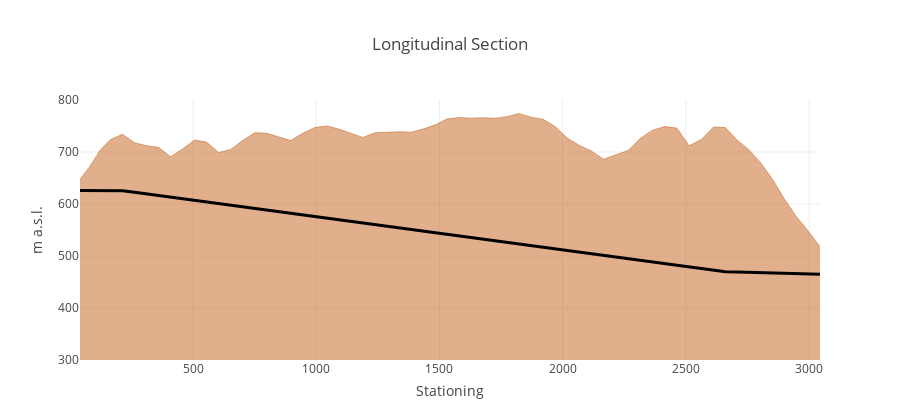
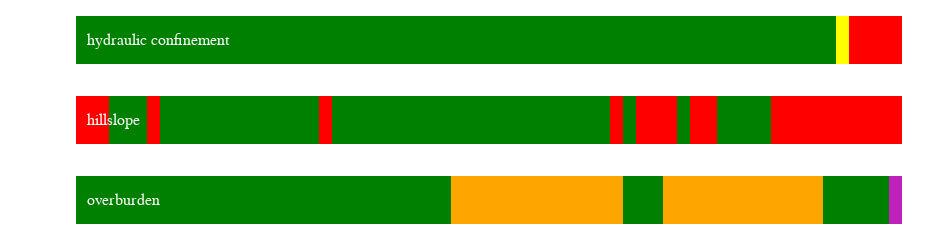

Notebook source saved alongside these figures, in order:
### Code cell
z_dtm_align = go.Scatter(
    x=alignment_stationed_df['distance_stat_sum'].tolist(),
    y=alignment_stationed_df['z_dtm_align'].tolist(),
    name = "Terrain",
    mode='lines',
    line=dict(width=0.5,
              color='rgb(196, 97, 26)'),
    fill='tonexty'
)

z_align_line = go.Scatter(
    x=alignment_stationed_df['distance_stat_sum'].tolist(),
    y=alignment_stationed_df['z_align'].tolist(),
    line=dict(width=3,
              color='rgb(0, 0, 0)'),
    name ="Tunnel"
)

data = [z_dtm_align, z_align_line]

layout = go.Layout(
    title='Longitudinal Section',
    showlegend=False,
    xaxis=dict(
        title= "Stationing",
    ),
    yaxis=dict(
        title = "m a.s.l.",
        range = [300,800]  #nees a procedure to automate this
    ),
    margin=dict(
        #l=50,
        b=40
    ),
    height=400,
)

fig = go.Figure(data=data, layout=layout)
plotly.offline.iplot(fig, show_link=False, filename='stacked-area-plot')



# initialize variables 
x_data = []
y_data = []
traces = []
annotations = []

fs = buffer_all_df_sel['FS'].tolist(),
c_fs = []
for i in range(len(buffer_all_df_sel.index)):
    if fs[0][i] <= 1.4:
        c_fs.append('red')
    elif 1.4 < fs[0][i] < 1.8:
        c_fs.append('yellow')
    else:
        c_fs.append('green')
slope = buffer_all_df_sel['slope'].tolist(),
c_slope = []
for i in range(len(buffer_all_df_sel.index)):
    if slope[0][i] > 30:
        c_slope.append('red')
    else:
        c_slope.append('green')        
h = buffer_all_df_sel['h'].tolist(),
c_h = []
for i in range(len(buffer_all_df_sel.index)):
    if h[0][i] > 200:
        c_h.append('orange')
    elif 15 < h[0][i] < 40:
        c_h.append('yellow')        
    elif h[0][i] <= 15:
        c_h.append('rgb(191, 34, 186)')
    else:
        c_h.append('green')        

x_data = [buffer_all_df_sel['dist_stat'].tolist(),
          buffer_all_df_sel['dist_stat'].tolist(),
          buffer_all_df_sel['dist_stat'].tolist()]

y_data = ['overburden',
          #'hillslope',
          'geology (mock-up)',
          'hydraulic confinement']

for i in range(0, len(x_data[0])):
    n = 0
    for xd, yd in zip(x_data, y_data):
        n = n +1
        if n == 1:
            traces.append(go.Bar(
                x=[xd[i]],
                y=[yd],
                width = 0.6,
                orientation='h',
                marker=dict(
                    color = c_h[i],
                ),
                hoverinfo = 'none',
            ))
        elif n == 2:
            traces.append(go.Bar(
                x=[xd[i]],
                y=[yd],
                width = 0.6,
                orientation='h',
                marker=dict(
                    color = c_slope[i],
                ),
                hoverinfo = 'none',
            ))            
        elif n == 3:
            traces.append(go.Bar(
                x=[xd[i]],
                y=[yd],
                width = 0.6,
                orientation='h',
                marker=dict(
                    color = c_fs[i],
                ),
                hoverinfo = 'none',
            ))            
        
layout = go.Layout(
    xaxis=dict(
        showgrid=False,
        showline=False,
        showticklabels=False,
        zeroline=False,
        domain=[0.08, 1]  #horizontal extent of bar
    ),
    yaxis=dict(
        showgrid=False,
        showline=False,
        showticklabels=False,
        zeroline=False,
    ),
    barmode='stack',
    #paper_bgcolor='rgb(248, 248, 255)',
    #plot_bgcolor='rgb(248, 248, 255)',
    margin=dict(
        l=0,
        r=0,
        t=0,
        b=0
    ),
    showlegend=False,
    width=945,
    height=105,
)

for yd, xd in zip(y_data, x_data):
    # labeling the y-axis
    annotations.append(dict(xref='paper', yref='y',
                            x=0.09, y=yd, #x is position of text
                            xanchor='left',
                            text=str(yd),
                            font=dict(family='Arial', size=16,
                                      #color='rgb(67, 67, 67)'),
                                      color='white'),
                            showarrow=False, align='left'))
layout['annotations'] = annotations

fig = go.Figure(data=traces, layout=layout)
plotly.offline.iplot(fig, show_link=False, config=dict(displayModeBar=False), filename='bar-colorscale')

### Figure 1 — Plotly figure (JSON) as saved in the notebook; plotly's stock layout.template omitted (floating-point values rounded to 4 significant figures)
{"data": [{"fill": "tonexty", "line": {"color": "rgb(196, 97, 26)", "width": 0.5}, "mode": "lines", "name": "Terrain", "type": "scatter", "x": [41.24, 82.48, 123.7, 165.0, 213.7, 262.5, 311.3, 360.0, 408.8, 457.6, 506.3, 555.1, 603.9, 652.6, 701.4, 750.1, 798.9, 847.7, 896.4, 945.2, 994.0, 1043.0, 1092.0, 1140.0, 1189.0, 1238.0, 1287.0, 1335.0, 1384.0, 1433.0, 1482.0, 1530.0, 1579.0, 1628.0, 1677.0, 1725.0, 1774.0, 1823.0, 1872.0, 1921.0, 1969.0, 2018.0, 2067.0, 2116.0, 2166.0, 2216.0, 2265.0, 2315.0, 2364.0, 2414.0, 2464.0, 2513.0, 2563.0, 2612.0, 2660.0, 2708.0, 2756.0, 2804.0, 2852.0, 2900.0, 2948.0, 2996.0, 3044.0, null], "y": [647, 673, 704, 724, 734, 718, 712, 709, 691, 706, 723, 719, 699, 705, 722, 737, 736, 729, 722, 736, 747, 750.2, 744, 736, 728, 737, 738, 739, 738, 744, 752, 763.5, 766.3, 765, 766, 765, 768, 774, 767, 763, 749, 727, 713, 702, 686, 694, 703, 726, 742, 749, 746, 712, 724, 748, 747, 723, 704, 679, 647, 609, 576, 548, 518, 473]}, {"line": {"color": "rgb(0, 0, 0)", "width": 3}, "name": "Tunnel", "type": "scatter", "x": [41.24, 82.48, 123.7, 165.0, 213.7, 262.5, 311.3, 360.0, 408.8, 457.6, 506.3, 555.1, 603.9, 652.6, 701.4, 750.1, 798.9, 847.7, 896.4, 945.2, 994.0, 1043.0, 1092.0, 1140.0, 1189.0, 1238.0, 1287.0, 1335.0, 1384.0, 1433.0, 1482.0, 1530.0, 1579.0, 1628.0, 1677.0, 1725.0, 1774.0, 1823.0, 1872.0, 1921.0, 1969.0, 2018.0, 2067.0, 2116.0, 2166.0, 2216.0, 2265.0, 2315.0, 2364.0, 2414.0, 2464.0, 2513.0, 2563.0, 2612.0, 2660.0, 2708.0, 2756.0, 2804.0, 2852.0, 2900.0, 2948.0, 2996.0, 3044.0, null], "y": [625.9, 625.8, 625.7, 625.6, 625.5, 622.4, 619.3, 616.2, 613.1, 610.0, 606.9, 603.8, 600.7, 597.5, 594.4, 591.3, 588.2, 585.1, 582.0, 578.9, 575.8, 572.7, 569.6, 566.4, 563.3, 560.2, 557.1, 554.0, 550.9, 547.8, 544.7, 541.6, 538.4, 535.3, 532.2, 529.1, 526.0, 522.9, 519.8, 516.7, 513.6, 510.4, 507.3, 504.2, 501.1, 498.0, 494.8, 491.7, 488.6, 485.4, 482.3, 479.2, 476.0, 472.9, 469.8, 469.1, 468.5, 467.9, 467.3, 466.7, 466.1, 465.5, 464.8, 464.2]}], "layout": {"height": 400, "margin": {"b": 40}, "showlegend": false, "title": "Longitudinal Section", "xaxis": {"title": "Stationing"}, "yaxis": {"range": [300, 800], "title": "m a.s.l."}}}

### Figure 2 — Plotly figure (JSON) as saved in the notebook; plotly's stock layout.template omitted (floating-point values rounded to 4 significant figures)
{"data": [{"hoverinfo": "none", "marker": {"color": "yellow"}, "orientation": "h", "type": "bar", "width": 0.6, "x": [null], "y": ["overburden"]}, {"hoverinfo": "none", "marker": {"color": "red"}, "orientation": "h", "type": "bar", "width": 0.6, "x": [null], "y": ["hillslope"]}, {"hoverinfo": "none", "marker": {"color": "green"}, "orientation": "h", "type": "bar", "width": 0.6, "x": [null], "y": ["hydraulic confinement"]}, {"hoverinfo": "none", "marker": {"color": "green"}, "orientation": "h", "type": "bar", "width": 0.6, "x": [41.24], "y": ["overburden"]}, {"hoverinfo": "none", "marker": {"color": "red"}, "orientation": "h", "type": "bar", "width": 0.6, "x": [41.24], "y": ["hillslope"]}, {"hoverinfo": "none", "marker": {"color": "green"}, "orientation": "h", "type": "bar", "width": 0.6, "x": [41.24], "y": ["hydraulic confinement"]}, {"hoverinfo": "none", "marker": {"color": "green"}, "orientation": "h", "type": "bar", "width": 0.6, "x": [41.24], "y": ["overburden"]}, {"hoverinfo": "none", "marker": {"color": "red"}, "orientation": "h", "type": "bar", "width": 0.6, "x": [41.24], "y": ["hillslope"]}, {"hoverinfo": "none", "marker": {"color": "green"}, "orientation": "h", "type": "bar", "width": 0.6, "x": [41.24], "y": ["hydraulic confinement"]}, {"hoverinfo": "none", "marker": {"color": "green"}, "orientation": "h", "type": "bar", "width": 0.6, "x": [41.24], "y": ["overburden"]}, {"hoverinfo": "none", "marker": {"color": "red"}, "orientation": "h", "type": "bar", "width": 0.6, "x": [41.24], "y": ["hillslope"]}, {"hoverinfo": "none", "marker": {"color": "green"}, "orientation": "h", "type": "bar", "width": 0.6, "x": [41.24], "y": ["hydraulic confinement"]}, {"hoverinfo": "none", "marker": {"color": "green"}, "orientation": "h", "type": "bar", "width": 0.6, "x": [41.24], "y": ["overburden"]}, {"hoverinfo": "none", "marker": {"color": "green"}, "orientation": "h", "type": "bar", "width": 0.6, "x": [41.24], "y": ["hillslope"]}, {"hoverinfo": "none", "marker": {"color": "green"}, "orientation": "h", "type": "bar", "width": 0.6, "x": [41.24], "y": ["hydraulic confinement"]}, {"hoverinfo": "none", "marker": {"color": "green"}, "orientation": "h", "type": "bar", "width": 0.6, "x": [48.77], "y": ["overburden"]}, {"hoverinfo": "none", "marker": {"color": "green"}, "orientation": "h", "type": "bar", "width": 0.6, "x": [48.77], "y": ["hillslope"]}, {"hoverinfo": "none", "marker": {"color": "green"}, "orientation": "h", "type": "bar", "width": 0.6, "x": [48.77], "y": ["hydraulic confinement"]}, {"hoverinfo": "none", "marker": {"color": "green"}, "orientation": "h", "type": "bar", "width": 0.6, "x": [48.77], "y": ["overburden"]}, {"hoverinfo": "none", "marker": {"color": "green"}, "orientation": "h", "type": "bar", "width": 0.6, "x": [48.77], "y": ["hillslope"]}, {"hoverinfo": "none", "marker": {"color": "green"}, "orientation": "h", "type": "bar", "width": 0.6, "x": [48.77], "y": ["hydraulic confinement"]}, {"hoverinfo": "none", "marker": {"color": "green"}, "orientation": "h", "type": "bar", "width": 0.6, "x": [48.77], "y": ["overburden"]}, {"hoverinfo": "none", "marker": {"color": "red"}, "orientation": "h", "type": "bar", "width": 0.6, "x": [48.77], "y": ["hillslope"]}, {"hoverinfo": "none", "marker": {"color": "green"}, "orientation": "h", "type": "bar", "width": 0.6, "x": [48.77], "y": ["hydraulic confinement"]}, {"hoverinfo": "none", "marker": {"color": "green"}, "orientation": "h", "type": "bar", "width": 0.6, "x": [48.77], "y": ["overburden"]}, {"hoverinfo": "none", "marker": {"color": "green"}, "orientation": "h", "type": "bar", "width": 0.6, "x": [48.77], "y": ["hillslope"]}, {"hoverinfo": "none", "marker": {"color": "green"}, "orientation": "h", "type": "bar", "width": 0.6, "x": [48.77], "y": ["hydraulic confinement"]}, {"hoverinfo": "none", "marker": {"color": "green"}, "orientation": "h", "type": "bar", "width": 0.6, "x": [48.77], "y": ["overburden"]}, {"hoverinfo": "none", "marker": {"color": "green"}, "orientation": "h", "type": "bar", "width": 0.6, "x": [48.77], "y": ["hillslope"]}, {"hoverinfo": "none", "marker": {"color": "green"}, "orientation": "h", "type": "bar", "width": 0.6, "x": [48.77], "y": ["hydraulic confinement"]}, {"hoverinfo": "none", "marker": {"color": "green"}, "orientation": "h", "type": "bar", "width": 0.6, "x": [48.77], "y": ["overburden"]}, {"hoverinfo": "none", "marker": {"color": "green"}, "orientation": "h", "type": "bar", "width": 0.6, "x": [48.77], "y": ["hillslope"]}, {"hoverinfo": "none", "marker": {"color": "green"}, "orientation": "h", "type": "bar", "width": 0.6, "x": [48.77], "y": ["hydraulic confinement"]}, {"hoverinfo": "none", "marker": {"color": "green"}, "orientation": "h", "type": "bar", "width": 0.6, "x": [48.77], "y": ["overburden"]}, {"hoverinfo": "none", "marker": {"color": "green"}, "orientation": "h", "type": "bar", "width": 0.6, "x": [48.77], "y": ["hillslope"]}, {"hoverinfo": "none", "marker": {"color": "green"}, "orientation": "h", "type": "bar", "width": 0.6, "x": [48.77], "y": ["hydraulic confinement"]}, {"hoverinfo": "none", "marker": {"color": "green"}, "orientation": "h", "type": "bar", "width": 0.6, "x": [48.77], "y": ["overburden"]}, {"hoverinfo": "none", "marker": {"color": "green"}, "orientation": "h", "type": "bar", "width": 0.6, "x": [48.77], "y": ["hillslope"]}, {"hoverinfo": "none", "marker": {"color": "green"}, "orientation": "h", "type": "bar", "width": 0.6, "x": [48.77], "y": ["hydraulic confinement"]}, {"hoverinfo": "none", "marker": {"color": "green"}, "orientation": "h", "type": "bar", "width": 0.6, "x": [48.77], "y": ["overburden"]}, {"hoverinfo": "none", "marker": {"color": "green"}, "orientation": "h", "type": "bar", "width": 0.6, "x": [48.77], "y": ["hillslope"]}, {"hoverinfo": "none", "marker": {"color": "green"}, "orientation": "h", "type": "bar", "width": 0.6, "x": [48.77], "y": ["hydraulic confinement"]}, {"hoverinfo": "none", "marker": {"color": "green"}, "orientation": "h", "type": "bar", "width": 0.6, "x": [48.77], "y": ["overburden"]}, {"hoverinfo": "none", "marker": {"color": "green"}, "orientation": "h", "type": "bar", "width": 0.6, "x": [48.77], "y": ["hillslope"]}, {"hoverinfo": "none", "marker": {"color": "green"}, "orientation": "h", "type": "bar", "width": 0.6, "x": [48.77], "y": ["hydraulic confinement"]}, {"hoverinfo": "none", "marker": {"color": "green"}, "orientation": "h", "type": "bar", "width": 0.6, "x": [48.77], "y": ["overburden"]}, {"hoverinfo": "none", "marker": {"color": "green"}, "orientation": "h", "type": "bar", "width": 0.6, "x": [48.77], "y": ["hillslope"]}, {"hoverinfo": "none", "marker": {"color": "green"}, "orientation": "h", "type": "bar", "width": 0.6, "x": [48.77], "y": ["hydraulic confinement"]}, {"hoverinfo": "none", "marker": {"color": "green"}, "orientation": "h", "type": "bar", "width": 0.6, "x": [48.77], "y": ["overburden"]}, {"hoverinfo": "none", "marker": {"color": "green"}, "orientation": "h", "type": "bar", "width": 0.6, "x": [48.77], "y": ["hillslope"]}, {"hoverinfo": "none", "marker": {"color": "green"}, "orientation": "h", "type": "bar", "width": 0.6, "x": [48.77], "y": ["hydraulic confinement"]}, {"hoverinfo": "none", "marker": {"color": "green"}, "orientation": "h", "type": "bar", "width": 0.6, "x": [48.77], "y": ["overburden"]}, {"hoverinfo": "none", "marker": {"color": "green"}, "orientation": "h", "type": "bar", "width": 0.6, "x": [48.77], "y": ["hillslope"]}, {"hoverinfo": "none", "marker": {"color": "green"}, "orientation": "h", "type": "bar", "width": 0.6, "x": [48.77], "y": ["hydraulic confinement"]}, {"hoverinfo": "none", "marker": {"color": "green"}, "orientation": "h", "type": "bar", "width": 0.6, "x": [48.77], "y": ["overburden"]}, {"hoverinfo": "none", "marker": {"color": "green"}, "orientation": "h", "type": "bar", "width": 0.6, "x": [48.77], "y": ["hillslope"]}, {"hoverinfo": "none", "marker": {"color": "green"}, "orientation": "h", "type": "bar", "width": 0.6, "x": [48.77], "y": ["hydraulic confinement"]}, {"hoverinfo": "none", "marker": {"color": "green"}, "orientation": "h", "type": "bar", "width": 0.6, "x": [48.77], "y": ["overburden"]}, {"hoverinfo": "none", "marker": {"color": "green"}, "orientation": "h", "type": "bar", "width": 0.6, "x": [48.77], "y": ["hillslope"]}, {"hoverinfo": "none", "marker": {"color": "green"}, "orientation": "h", "type": "bar", "width": 0.6, "x": [48.77], "y": ["hydraulic confinement"]}, {"hoverinfo": "none", "marker": {"color": "green"}, "orientation": "h", "type": "bar", "width": 0.6, "x": [48.77], "y": ["overburden"]}, {"hoverinfo": "none", "marker": {"color": "red"}, "orientation": "h", "type": "bar", "width": 0.6, "x": [48.77], "y": ["hillslope"]}, {"hoverinfo": "none", "marker": {"color": "green"}, "orientation": "h", "type": "bar", "width": 0.6, "x": [48.77], "y": ["hydraulic confinement"]}, {"hoverinfo": "none", "marker": {"color": "green"}, "orientation": "h", "type": "bar", "width": 0.6, "x": [48.77], "y": ["overburden"]}, {"hoverinfo": "none", "marker": {"color": "green"}, "orientation": "h", "type": "bar", "width": 0.6, "x": [48.77], "y": ["hillslope"]}, {"hoverinfo": "none", "marker": {"color": "green"}, "orientation": "h", "type": "bar", "width": 0.6, "x": [48.77], "y": ["hydraulic confinement"]}, {"hoverinfo": "none", "marker": {"color": "green"}, "orientation": "h", "type": "bar", "width": 0.6, "x": [48.77], "y": ["overburden"]}, {"hoverinfo": "none", "marker": {"color": "green"}, "orientation": "h", "type": "bar", "width": 0.6, "x": [48.77], "y": ["hillslope"]}, {"hoverinfo": "none", "marker": {"color": "green"}, "orientation": "h", "type": "bar", "width": 0.6, "x": [48.77], "y": ["hydraulic confinement"]}, {"hoverinfo": "none", "marker": {"color": "green"}, "orientation": "h", "type": "bar", "width": 0.6, "x": [48.77], "y": ["overburden"]}, {"hoverinfo": "none", "marker": {"color": "green"}, "orientation": "h", "type": "bar", "width": 0.6, "x": [48.77], "y": ["hillslope"]}, {"hoverinfo": "none", "marker": {"color": "green"}, "orientation": "h", "type": "bar", "width": 0.6, "x": [48.77], "y": ["hydraulic confinement"]}, {"hoverinfo": "none", "marker": {"color": "green"}, "orientation": "h", "type": "bar", "width": 0.6, "x": [48.77], "y": ["overburden"]}, {"hoverinfo": "none", "marker": {"color": "green"}, "orientation": "h", "type": "bar", "width": 0.6, "x": [48.77], "y": ["hillslope"]}, {"hoverinfo": "none", "marker": {"color": "green"}, "orientation": "h", "type": "bar", "width": 0.6, "x": [48.77], "y": ["hydraulic confinement"]}, {"hoverinfo": "none", "marker": {"color": "green"}, "orientation": "h", "type": "bar", "width": 0.6, "x": [48.77], "y": ["overburden"]}, {"hoverinfo": "none", "marker": {"color": "green"}, "orientation": "h", "type": "bar", "width": 0.6, "x": [48.77], "y": ["hillslope"]}, {"hoverinfo": "none", "marker": {"color": "green"}, "orientation": "h", "type": "bar", "width": 0.6, "x": [48.77], "y": ["hydraulic confinement"]}, {"hoverinfo": "none", "marker": {"color": "green"}, "orientation": "h", "type": "bar", "width": 0.6, "x": [48.77], "y": ["overburden"]}, {"hoverinfo": "none", "marker": {"color": "green"}, "orientation": "h", "type": "bar", "width": 0.6, "x": [48.77], "y": ["hillslope"]}, {"hoverinfo": "none", "marker": {"color": "green"}, "orientation": "h", "type": "bar", "width": 0.6, "x": [48.77], "y": ["hydraulic confinement"]}, {"hoverinfo": "none", "marker": {"color": "green"}, "orientation": "h", "type": "bar", "width": 0.6, "x": [48.77], "y": ["overburden"]}, {"hoverinfo": "none", "marker": {"color": "green"}, "orientation": "h", "type": "bar", "width": 0.6, "x": [48.77], "y": ["hillslope"]}, {"hoverinfo": "none", "marker": {"color": "green"}, "orientation": "h", "type": "bar", "width": 0.6, "x": [48.77], "y": ["hydraulic confinement"]}, {"hoverinfo": "none", "marker": {"color": "green"}, "orientation": "h", "type": "bar", "width": 0.6, "x": [48.77], "y": ["overburden"]}, {"hoverinfo": "none", "marker": {"color": "green"}, "orientation": "h", "type": "bar", "width": 0.6, "x": [48.77], "y": ["hillslope"]}, {"hoverinfo": "none", "marker": {"color": "green"}, "orientation": "h", "type": "bar", "width": 0.6, "x": [48.77], "y": ["hydraulic confinement"]}, {"hoverinfo": "none", "marker": {"color": "green"}, "orientation": "h", "type": "bar", "width": 0.6, "x": [48.77], "y": ["overburden"]}, {"hoverinfo": "none", "marker": {"color": "green"}, "orientation": "h", "type": "bar", "width": 0.6, "x": [48.77], "y": ["hillslope"]}, {"hoverinfo": "none", "marker": {"color": "green"}, "orientation": "h", "type": "bar", "width": 0.6, "x": [48.77], "y": ["hydraulic confinement"]}, {"hoverinfo": "none", "marker": {"color": "orange"}, "orientation": "h", "type": "bar", "width": 0.6, "x": [48.77], "y": ["overburden"]}, {"hoverinfo": "none", "marker": {"color": "green"}, "orientation": "h", "type": "bar", "width": 0.6, "x": [48.77], "y": ["hillslope"]}, {"hoverinfo": "none", "marker": {"color": "green"}, "orientation": "h", "type": "bar", "width": 0.6, "x": [48.77], "y": ["hydraulic confinement"]}, {"hoverinfo": "none", "marker": {"color": "orange"}, "orientation": "h", "type": "bar", "width": 0.6, "x": [48.77], "y": ["overburden"]}, {"hoverinfo": "none", "marker": {"color": "green"}, "orientation": "h", "type": "bar", "width": 0.6, "x": [48.77], "y": ["hillslope"]}, {"hoverinfo": "none", "marker": {"color": "green"}, "orientation": "h", "type": "bar", "width": 0.6, "x": [48.77], "y": ["hydraulic confinement"]}, {"hoverinfo": "none", "marker": {"color": "orange"}, "orientation": "h", "type": "bar", "width": 0.6, "x": [48.77], "y": ["overburden"]}, {"hoverinfo": "none", "marker": {"color": "green"}, "orientation": "h", "type": "bar", "width": 0.6, "x": [48.77], "y": ["hillslope"]}, {"hoverinfo": "none", "marker": {"color": "green"}, "orientation": "h", "type": "bar", "width": 0.6, "x": [48.77], "y": ["hydraulic confinement"]}, {"hoverinfo": "none", "marker": {"color": "orange"}, "orientation": "h", "type": "bar", "width": 0.6, "x": [48.77], "y": ["overburden"]}, {"hoverinfo": "none", "marker": {"color": "green"}, "orientation": "h", "type": "bar", "width": 0.6, "x": [48.77], "y": ["hillslope"]}, {"hoverinfo": "none", "marker": {"color": "green"}, "orientation": "h", "type": "bar", "width": 0.6, "x": [48.77], "y": ["hydraulic confinement"]}, {"hoverinfo": "none", "marker": {"color": "orange"}, "orientation": "h", "type": "bar", "width": 0.6, "x": [48.77], "y": ["overburden"]}, {"hoverinfo": "none", "marker": {"color": "green"}, "orientation": "h", "type": "bar", "width": 0.6, "x": [48.77], "y": ["hillslope"]}, {"hoverinfo": "none", "marker": {"color": "green"}, "orientation": "h", "type": "bar", "width": 0.6, "x": [48.77], "y": ["hydraulic confinement"]}, {"hoverinfo": "none", "marker": {"color": "orange"}, "orientation": "h", "type": "bar", "width": 0.6, "x": [48.77], "y": ["overburden"]}, {"hoverinfo": "none", "marker": {"color": "green"}, "orientation": "h", "type": "bar", "width": 0.6, "x": [48.77], "y": ["hillslope"]}, {"hoverinfo": "none", "marker": {"color": "green"}, "orientation": "h", "type": "bar", "width": 0.6, "x": [48.77], "y": ["hydraulic confinement"]}, {"hoverinfo": "none", "marker": {"color": "orange"}, "orientation": "h", "type": "bar", "width": 0.6, "x": [48.77], "y": ["overburden"]}, {"hoverinfo": "none", "marker": {"color": "green"}, "orientation": "h", "type": "bar", "width": 0.6, "x": [48.77], "y": ["hillslope"]}, {"hoverinfo": "none", "marker": {"color": "green"}, "orientation": "h", "type": "bar", "width": 0.6, "x": [48.77], "y": ["hydraulic confinement"]}, {"hoverinfo": "none", "marker": {"color": "orange"}, "orientation": "h", "type": "bar", "width": 0.6, "x": [48.77], "y": ["overburden"]}, {"hoverinfo": "none", "marker": {"color": "green"}, "orientation": "h", "type": "bar", "width": 0.6, "x": [48.77], "y": ["hillslope"]}, {"hoverinfo": "none", "marker": {"color": "green"}, "orientation": "h", "type": "bar", "width": 0.6, "x": [48.77], "y": ["hydraulic confinement"]}, {"hoverinfo": "none", "marker": {"color": "orange"}, "orientation": "h", "type": "bar", "width": 0.6, "x": [48.77], "y": ["overburden"]}, {"hoverinfo": "none", "marker": {"color": "green"}, "orientation": "h", "type": "bar", "width": 0.6, "x": [48.77], "y": ["hillslope"]}, {"hoverinfo": "none", "marker": {"color": "green"}, "orientation": "h", "type": "bar", "width": 0.6, "x": [48.77], "y": ["hydraulic confinement"]}, {"hoverinfo": "none", "marker": {"color": "orange"}, "orientation": "h", "type": "bar", "width": 0.6, "x": [48.77], "y": ["overburden"]}, {"hoverinfo": "none", "marker": {"color": "green"}, "orientation": "h", "type": "bar", "width": 0.6, "x": [48.77], "y": ["hillslope"]}, {"hoverinfo": "none", "marker": {"color": "green"}, "orientation": "h", "type": "bar", "width": 0.6, "x": [48.77], "y": ["hydraulic confinement"]}, {"hoverinfo": "none", "marker": {"color": "orange"}, "orientation": "h", "type": "bar", "width": 0.6, "x": [48.77], "y": ["overburden"]}, {"hoverinfo": "none", "marker": {"color": "green"}, "orientation": "h", "type": "bar", "width": 0.6, "x": [48.77], "y": ["hillslope"]}, {"hoverinfo": "none", "marker": {"color": "green"}, "orientation": "h", "type": "bar", "width": 0.6, "x": [48.77], "y": ["hydraulic confinement"]}, {"hoverinfo": "none", "marker": {"color": "orange"}, "orientation": "h", "type": "bar", "width": 0.6, "x": [48.77], "y": ["overburden"]}, {"hoverinfo": "none", "marker": {"color": "green"}, "orientation": "h", "type": "bar", "width": 0.6, "x": [48.77], "y": ["hillslope"]}, {"hoverinfo": "none", "marker": {"color": "green"}, "orientation": "h", "type": "bar", "width": 0.6, "x": [48.77], "y": ["hydraulic confinement"]}, {"hoverinfo": "none", "marker": {"color": "orange"}, "orientation": "h", "type": "bar", "width": 0.6, "x": [48.77], "y": ["overburden"]}, {"hoverinfo": "none", "marker": {"color": "red"}, "orientation": "h", "type": "bar", "width": 0.6, "x": [48.77], "y": ["hillslope"]}, {"hoverinfo": "none", "marker": {"color": "green"}, "orientation": "h", "type": "bar", "width": 0.6, "x": [48.77], "y": ["hydraulic confinement"]}, {"hoverinfo": "none", "marker": {"color": "green"}, "orientation": "h", "type": "bar", "width": 0.6, "x": [48.77], "y": ["overburden"]}, {"hoverinfo": "none", "marker": {"color": "green"}, "orientation": "h", "type": "bar", "width": 0.6, "x": [48.77], "y": ["hillslope"]}, {"hoverinfo": "none", "marker": {"color": "green"}, "orientation": "h", "type": "bar", "width": 0.6, "x": [48.77], "y": ["hydraulic confinement"]}, {"hoverinfo": "none", "marker": {"color": "green"}, "orientation": "h", "type": "bar", "width": 0.6, "x": [49.59], "y": ["overburden"]}, {"hoverinfo": "none", "marker": {"color": "red"}, "orientation": "h", "type": "bar", "width": 0.6, "x": [49.59], "y": ["hillslope"]}, {"hoverinfo": "none", "marker": {"color": "green"}, "orientation": "h", "type": "bar", "width": 0.6, "x": [49.59], "y": ["hydraulic confinement"]}, {"hoverinfo": "none", "marker": {"color": "green"}, "orientation": "h", "type": "bar", "width": 0.6, "x": [49.59], "y": ["overburden"]}, {"hoverinfo": "none", "marker": {"color": "red"}, "orientation": "h", "type": "bar", "width": 0.6, "x": [49.59], "y": ["hillslope"]}, {"hoverinfo": "none", "marker": {"color": "green"}, "orientation": "h", "type": "bar", "width": 0.6, "x": [49.59], "y": ["hydraulic confinement"]}, {"hoverinfo": "none", "marker": {"color": "orange"}, "orientation": "h", "type": "bar", "width": 0.6, "x": [49.59], "y": ["overburden"]}, {"hoverinfo": "none", "marker": {"color": "red"}, "orientation": "h", "type": "bar", "width": 0.6, "x": [49.59], "y": ["hillslope"]}, {"hoverinfo": "none", "marker": {"color": "green"}, "orientation": "h", "type": "bar", "width": 0.6, "x": [49.59], "y": ["hydraulic confinement"]}, {"hoverinfo": "none", "marker": {"color": "orange"}, "orientation": "h", "type": "bar", "width": 0.6, "x": [49.59], "y": ["overburden"]}, {"hoverinfo": "none", "marker": {"color": "green"}, "orientation": "h", "type": "bar", "width": 0.6, "x": [49.59], "y": ["hillslope"]}, {"hoverinfo": "none", "marker": {"color": "green"}, "orientation": "h", "type": "bar", "width": 0.6, "x": [49.59], "y": ["hydraulic confinement"]}, {"hoverinfo": "none", "marker": {"color": "orange"}, "orientation": "h", "type": "bar", "width": 0.6, "x": [49.59], "y": ["overburden"]}, {"hoverinfo": "none", "marker": {"color": "red"}, "orientation": "h", "type": "bar", "width": 0.6, "x": [49.59], "y": ["hillslope"]}, {"hoverinfo": "none", "marker": {"color": "green"}, "orientation": "h", "type": "bar", "width": 0.6, "x": [49.59], "y": ["hydraulic confinement"]}, {"hoverinfo": "none", "marker": {"color": "orange"}, "orientation": "h", "type": "bar", "width": 0.6, "x": [49.59], "y": ["overburden"]}, {"hoverinfo": "none", "marker": {"color": "red"}, "orientation": "h", "type": "bar", "width": 0.6, "x": [49.59], "y": ["hillslope"]}, {"hoverinfo": "none", "marker": {"color": "green"}, "orientation": "h", "type": "bar", "width": 0.6, "x": [49.59], "y": ["hydraulic confinement"]}, {"hoverinfo": "none", "marker": {"color": "orange"}, "orientation": "h", "type": "bar", "width": 0.6, "x": [49.59], "y": ["overburden"]}, {"hoverinfo": "none", "marker": {"color": "green"}, "orientation": "h", "type": "bar", "width": 0.6, "x": [49.59], "y": ["hillslope"]}, {"hoverinfo": "none", "marker": {"color": "green"}, "orientation": "h", "type": "bar", "width": 0.6, "x": [49.59], "y": ["hydraulic confinement"]}, {"hoverinfo": "none", "marker": {"color": "orange"}, "orientation": "h", "type": "bar", "width": 0.6, "x": [49.59], "y": ["overburden"]}, {"hoverinfo": "none", "marker": {"color": "green"}, "orientation": "h", "type": "bar", "width": 0.6, "x": [49.59], "y": ["hillslope"]}, {"hoverinfo": "none", "marker": {"color": "green"}, "orientation": "h", "type": "bar", "width": 0.6, "x": [49.59], "y": ["hydraulic confinement"]}, {"hoverinfo": "none", "marker": {"color": "orange"}, "orientation": "h", "type": "bar", "width": 0.6, "x": [49.59], "y": ["overburden"]}, {"hoverinfo": "none", "marker": {"color": "green"}, "orientation": "h", "type": "bar", "width": 0.6, "x": [49.59], "y": ["hillslope"]}, {"hoverinfo": "none", "marker": {"color": "green"}, "orientation": "h", "type": "bar", "width": 0.6, "x": [49.59], "y": ["hydraulic confinement"]}, {"hoverinfo": "none", "marker": {"color": "orange"}, "orientation": "h", "type": "bar", "width": 0.6, "x": [49.59], "y": ["overburden"]}, {"hoverinfo": "none", "marker": {"color": "green"}, "orientation": "h", "type": "bar", "width": 0.6, "x": [49.59], "y": ["hillslope"]}, {"hoverinfo": "none", "marker": {"color": "green"}, "orientation": "h", "type": "bar", "width": 0.6, "x": [49.59], "y": ["hydraulic confinement"]}, {"hoverinfo": "none", "marker": {"color": "orange"}, "orientation": "h", "type": "bar", "width": 0.6, "x": [49.59], "y": ["overburden"]}, {"hoverinfo": "none", "marker": {"color": "red"}, "orientation": "h", "type": "bar", "width": 0.6, "x": [49.59], "y": ["hillslope"]}, {"hoverinfo": "none", "marker": {"color": "green"}, "orientation": "h", "type": "bar", "width": 0.6, "x": [49.59], "y": ["hydraulic confinement"]}, {"hoverinfo": "none", "marker": {"color": "orange"}, "orientation": "h", "type": "bar", "width": 0.6, "x": [48.01], "y": ["overburden"]}, {"hoverinfo": "none", "marker": {"color": "red"}, "orientation": "h", "type": "bar", "width": 0.6, "x": [48.01], "y": ["hillslope"]}, {"hoverinfo": "none", "marker": {"color": "green"}, "orientation": "h", "type": "bar", "width": 0.6, "x": [48.01], "y": ["hydraulic confinement"]}, {"hoverinfo": "none", "marker": {"color": "orange"}, "orientation": "h", "type": "bar", "width": 0.6, "x": [48.01], "y": ["overburden"]}, {"hoverinfo": "none", "marker": {"color": "red"}, "orientation": "h", "type": "bar", "width": 0.6, "x": [48.01], "y": ["hillslope"]}, {"hoverinfo": "none", "marker": {"color": "green"}, "orientation": "h", "type": "bar", "width": 0.6, "x": [48.01], "y": ["hydraulic confinement"]}, {"hoverinfo": "none", "marker": {"color": "orange"}, "orientation": "h", "type": "bar", "width": 0.6, "x": [48.01], "y": ["overburden"]}, {"hoverinfo": "none", "marker": {"color": "red"}, "orientation": "h", "type": "bar", "width": 0.6, "x": [48.01], "y": ["hillslope"]}, {"hoverinfo": "none", "marker": {"color": "green"}, "orientation": "h", "type": "bar", "width": 0.6, "x": [48.01], "y": ["hydraulic confinement"]}, {"hoverinfo": "none", "marker": {"color": "green"}, "orientation": "h", "type": "bar", "width": 0.6, "x": [48.01], "y": ["overburden"]}, {"hoverinfo": "none", "marker": {"color": "red"}, "orientation": "h", "type": "bar", "width": 0.6, "x": [48.01], "y": ["hillslope"]}, {"hoverinfo": "none", "marker": {"color": "green"}, "orientation": "h", "type": "bar", "width": 0.6, "x": [48.01], "y": ["hydraulic confinement"]}, {"hoverinfo": "none", "marker": {"color": "green"}, "orientation": "h", "type": "bar", "width": 0.6, "x": [48.01], "y": ["overburden"]}, {"hoverinfo": "none", "marker": {"color": "red"}, "orientation": "h", "type": "bar", "width": 0.6, "x": [48.01], "y": ["hillslope"]}, {"hoverinfo": "none", "marker": {"color": "yellow"}, "orientation": "h", "type": "bar", "width": 0.6, "x": [48.01], "y": ["hydraulic confinement"]}, {"hoverinfo": "none", "marker": {"color": "green"}, "orientation": "h", "type": "bar", "width": 0.6, "x": [48.01], "y": ["overburden"]}, {"hoverinfo": "none", "marker": {"color": "red"}, "orientation": "h", "type": "bar", "width": 0.6, "x": [48.01], "y": ["hillslope"]}, {"hoverinfo": "none", "marker": {"color": "red"}, "orientation": "h", "type": "bar", "width": 0.6, "x": [48.01], "y": ["hydraulic confinement"]}, {"hoverinfo": "none", "marker": {"color": "green"}, "orientation": "h", "type": "bar", "width": 0.6, "x": [48.01], "y": ["overburden"]}, {"hoverinfo": "none", "marker": {"color": "red"}, "orientation": "h", "type": "bar", "width": 0.6, "x": [48.01], "y": ["hillslope"]}, {"hoverinfo": "none", "marker": {"color": "red"}, "orientation": "h", "type": "bar", "width": 0.6, "x": [48.01], "y": ["hydraulic confinement"]}, {"hoverinfo": "none", "marker": {"color": "green"}, "orientation": "h", "type": "bar", "width": 0.6, "x": [48.01], "y": ["overburden"]}, {"hoverinfo": "none", "marker": {"color": "red"}, "orientation": "h", "type": "bar", "width": 0.6, "x": [48.01], "y": ["hillslope"]}, {"hoverinfo": "none", "marker": {"color": "red"}, "orientation": "h", "type": "bar", "width": 0.6, "x": [48.01], "y": ["hydraulic confinement"]}, {"hoverinfo": "none", "marker": {"color": "rgb(191, 34, 186)"}, "orientation": "h", "type": "bar", "width": 0.6, "x": [48.01], "y": ["overburden"]}, {"hoverinfo": "none", "marker": {"color": "red"}, "orientation": "h", "type": "bar", "width": 0.6, "x": [48.01], "y": ["hillslope"]}, {"hoverinfo": "none", "marker": {"color": "red"}, "orientation": "h", "type": "bar", "width": 0.6, "x": [48.01], "y": ["hydraulic confinement"]}], "layout": {"annotations": [{"align": "left", "font": {"color": "white", "family": "Arial", "size": 16}, "showarrow": false, "text": "overburden", "x": 0.09, "xanchor": "left", "xref": "paper", "y": "overburden", "yref": "y"}, {"align": "left", "font": {"color": "white", "family": "Arial", "size": 16}, "showarrow": false, "text": "hillslope", "x": 0.09, "xanchor": "left", "xref": "paper", "y": "hillslope", "yref": "y"}, {"align": "left", "font": {"color": "white", "family": "Arial", "size": 16}, "showarrow": false, "text": "hydraulic confinement", "x": 0.09, "xanchor": "left", "xref": "paper", "y": "hydraulic confinement", "yref": "y"}], "barmode": "stack", "height": 105, "margin": {"b": 0, "l": 0, "r": 0, "t": 0}, "showlegend": false, "width": 945, "xaxis": {"domain": [0.08, 1], "showgrid": false, "showline": false, "showticklabels": false, "zeroline": false}, "yaxis": {"showgrid": false, "showline": false, "showticklabels": false, "zeroline": false}}}
